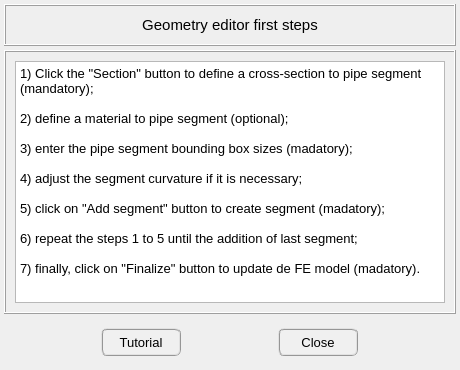
<?xml version="1.0" encoding="UTF-8"?>
<ui version="4.0">
 <class>Dialog</class>
 <widget class="QDialog" name="Dialog">
  <property name="geometry">
   <rect>
    <x>0</x>
    <y>0</y>
    <width>460</width>
    <height>370</height>
   </rect>
  </property>
  <property name="minimumSize">
   <size>
    <width>460</width>
    <height>370</height>
   </size>
  </property>
  <property name="maximumSize">
   <size>
    <width>460</width>
    <height>370</height>
   </size>
  </property>
  <property name="sizeIncrement">
   <size>
    <width>0</width>
    <height>0</height>
   </size>
  </property>
  <property name="windowTitle">
   <string>Dialog</string>
  </property>
  <layout class="QGridLayout" name="gridLayout">
   <property name="leftMargin">
    <number>4</number>
   </property>
   <property name="topMargin">
    <number>4</number>
   </property>
   <property name="rightMargin">
    <number>4</number>
   </property>
   <property name="bottomMargin">
    <number>4</number>
   </property>
   <property name="spacing">
    <number>4</number>
   </property>
   <item row="1" column="0">
    <widget class="QFrame" name="frame_main">
     <property name="frameShape">
      <enum>QFrame::Box</enum>
     </property>
     <property name="frameShadow">
      <enum>QFrame::Raised</enum>
     </property>
     <layout class="QGridLayout" name="gridLayout_3">
      <item row="0" column="0">
       <widget class="QPlainTextEdit" name="plainTextEdit">
        <property name="enabled">
         <bool>true</bool>
        </property>
        <property name="font">
         <font>
          <pointsize>10</pointsize>
         </font>
        </property>
        <property name="plainText">
         <string>1) Click the &quot;Section&quot; button to define a cross-section to pipe segment (mandatory);

2) define a material to pipe segment (optional);

3) enter the pipe segment bounding box sizes (madatory);

4) adjust the segment curvature if it is necessary;

5) click on &quot;Add segment&quot; button to create segment (madatory);

6) repeat the steps 1 to 5 until the addition of last segment;

7) finally, click on &quot;Finalize&quot; button to update de FE model (madatory).</string>
        </property>
        <property name="textInteractionFlags">
         <set>Qt::TextSelectableByKeyboard|Qt::TextSelectableByMouse</set>
        </property>
       </widget>
      </item>
     </layout>
    </widget>
   </item>
   <item row="0" column="0">
    <widget class="QFrame" name="frame_title">
     <property name="minimumSize">
      <size>
       <width>0</width>
       <height>42</height>
      </size>
     </property>
     <property name="maximumSize">
      <size>
       <width>16777215</width>
       <height>42</height>
      </size>
     </property>
     <property name="font">
      <font>
       <pointsize>3</pointsize>
      </font>
     </property>
     <property name="frameShape">
      <enum>QFrame::Box</enum>
     </property>
     <property name="frameShadow">
      <enum>QFrame::Raised</enum>
     </property>
     <layout class="QGridLayout" name="gridLayout_2">
      <property name="leftMargin">
       <number>0</number>
      </property>
      <property name="topMargin">
       <number>0</number>
      </property>
      <property name="rightMargin">
       <number>0</number>
      </property>
      <property name="bottomMargin">
       <number>0</number>
      </property>
      <property name="spacing">
       <number>0</number>
      </property>
      <item row="0" column="0">
       <widget class="QLabel" name="label_title">
        <property name="font">
         <font>
          <pointsize>11</pointsize>
         </font>
        </property>
        <property name="text">
         <string>Geometry editor first steps</string>
        </property>
        <property name="alignment">
         <set>Qt::AlignCenter</set>
        </property>
       </widget>
      </item>
     </layout>
    </widget>
   </item>
   <item row="2" column="0">
    <widget class="QFrame" name="frame_buttons">
     <property name="minimumSize">
      <size>
       <width>0</width>
       <height>48</height>
      </size>
     </property>
     <property name="maximumSize">
      <size>
       <width>16777215</width>
       <height>48</height>
      </size>
     </property>
     <property name="sizeIncrement">
      <size>
       <width>0</width>
       <height>0</height>
      </size>
     </property>
     <property name="frameShape">
      <enum>QFrame::NoFrame</enum>
     </property>
     <property name="frameShadow">
      <enum>QFrame::Raised</enum>
     </property>
     <layout class="QGridLayout" name="gridLayout_4">
      <property name="leftMargin">
       <number>4</number>
      </property>
      <property name="topMargin">
       <number>4</number>
      </property>
      <property name="rightMargin">
       <number>4</number>
      </property>
      <property name="bottomMargin">
       <number>4</number>
      </property>
      <property name="spacing">
       <number>4</number>
      </property>
      <item row="0" column="1">
       <widget class="QPushButton" name="pushButton_close">
        <property name="minimumSize">
         <size>
          <width>80</width>
          <height>28</height>
         </size>
        </property>
        <property name="maximumSize">
         <size>
          <width>80</width>
          <height>28</height>
         </size>
        </property>
        <property name="font">
         <font>
          <family>MS Shell Dlg 2</family>
          <pointsize>10</pointsize>
          <weight>50</weight>
          <italic>false</italic>
          <bold>false</bold>
         </font>
        </property>
        <property name="styleSheet">
         <string notr="true">QPushButton{border-radius: 6px; border-color: rgb(150, 150, 150); border-style: ridge; border-width: 2px; color: rgb(0, 0, 0); background-color: rgb(240, 240, 240)}
QPushButton:hover{border-radius: 6px; border-color: rgb(0, 170, 255); border-style: ridge; border-width: 2px; color: rgb(0, 0, 0); background-color: rgba(174, 213, 255, 100)}
QPushButton:pressed{border-radius: 6px; border-color: rgb(0, 170, 255); border-style: ridge; border-width: 2px; color: rgb(0, 0, 0); background-color: rgb(174, 213, 255)}
QPushButton:disabled{border-radius: 6px; border-color: rgb(150, 150, 150); border-style: ridge; border-width: 0px; color: rgb(150,150, 150); background-color: rgb(220, 220, 220)}</string>
        </property>
        <property name="text">
         <string>Close</string>
        </property>
        <property name="iconSize">
         <size>
          <width>16</width>
          <height>16</height>
         </size>
        </property>
       </widget>
      </item>
      <item row="0" column="0">
       <widget class="QPushButton" name="pushButton_tutorial">
        <property name="minimumSize">
         <size>
          <width>80</width>
          <height>28</height>
         </size>
        </property>
        <property name="maximumSize">
         <size>
          <width>80</width>
          <height>28</height>
         </size>
        </property>
        <property name="font">
         <font>
          <family>MS Shell Dlg 2</family>
          <pointsize>10</pointsize>
          <weight>50</weight>
          <italic>false</italic>
          <bold>false</bold>
         </font>
        </property>
        <property name="styleSheet">
         <string notr="true">QPushButton{border-radius: 6px; border-color: rgb(150, 150, 150); border-style: ridge; border-width: 2px; color: rgb(0, 0, 0); background-color: rgb(240, 240, 240)}
QPushButton:hover{border-radius: 6px; border-color: rgb(0, 170, 255); border-style: ridge; border-width: 2px; color: rgb(0, 0, 0); background-color: rgba(174, 213, 255, 100)}
QPushButton:pressed{border-radius: 6px; border-color: rgb(0, 170, 255); border-style: ridge; border-width: 2px; color: rgb(0, 0, 0); background-color: rgb(174, 213, 255)}
QPushButton:disabled{border-radius: 6px; border-color: rgb(150, 150, 150); border-style: ridge; border-width: 0px; color: rgb(150,150, 150); background-color: rgb(220, 220, 220)}</string>
        </property>
        <property name="text">
         <string>Tutorial</string>
        </property>
        <property name="iconSize">
         <size>
          <width>16</width>
          <height>16</height>
         </size>
        </property>
       </widget>
      </item>
     </layout>
    </widget>
   </item>
  </layout>
 </widget>
 <resources/>
 <connections/>
</ui>
